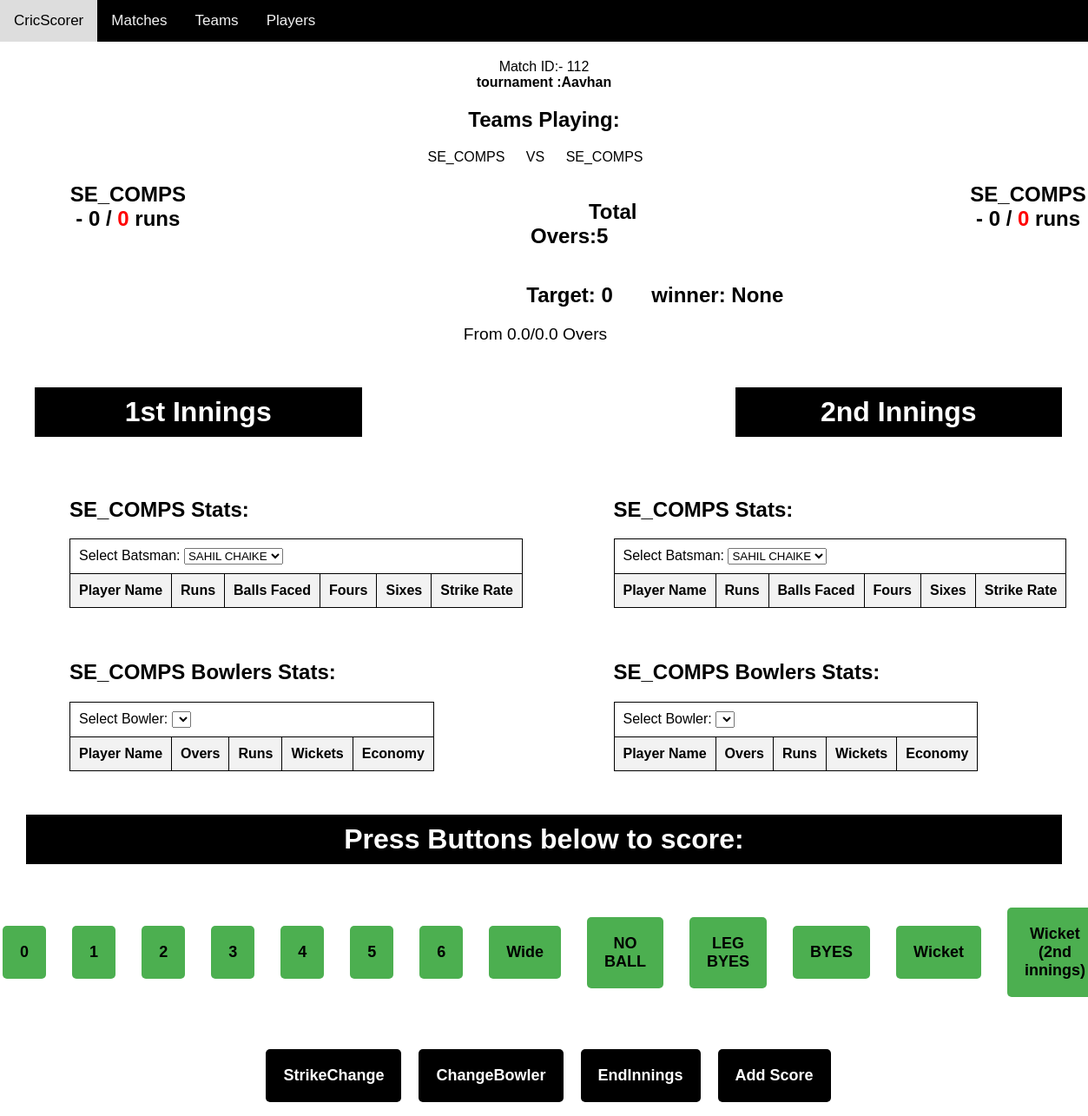
The page /scoring/112/ on the database as committed earlier.
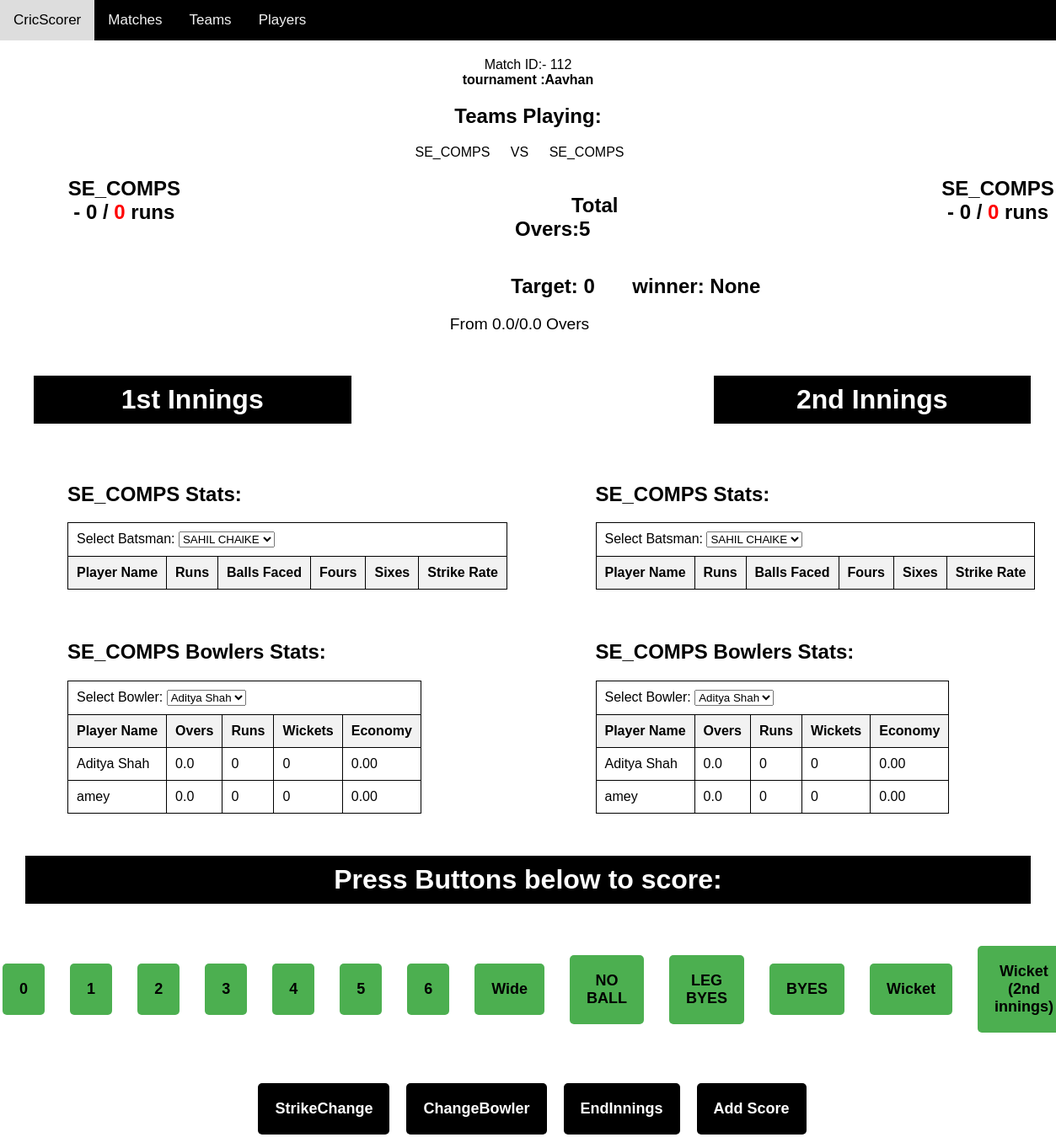
The same page on the database as committed later.
### scoring/models.py (models this page shows, shortened)
class Makematch(models.Model):
    tournament_name = models.ForeignKey(
        Tournament, on_delete=models.CASCADE, blank=True, default=0)
    team_1 = models.ForeignKey(
        Team, related_name="team_1", on_delete=models.CASCADE)
    team_2 = models.ForeignKey(
        Team, related_name="team_2", on_delete=models.CASCADE)
    overs=models.IntegerField(default=5,null=True)
    team_a_score = models.IntegerField(default=0)
    team_b_score = models.IntegerField(default=0)
    winner = models.ForeignKey(
        Team, related_name='winner', on_delete=models.CASCADE, null=True, blank=True)

class Tournament(models.Model):
    name = models.CharField(max_length=200, null=True)
    start_date = models.DateTimeField(null=True)
    end_date = models.DateTimeField(null=True)
    location = models.CharField(max_length=200, null=True)
    teams = models.ManyToManyField(
        'Team', blank=True, related_name='tournaments')
    def __str__(self):
        return self.name

class Team(models.Model):
    name = models.CharField(max_length=200, unique=True)
    captian_name = models.CharField(max_length=200, null=True)
    def __str__(self):
        return self.name

class Player(models.Model):
    BATSMAN = 'Batsman'
    BOWLER = 'Bowler'
    ROLE_CHOICES = [
        (BATSMAN, 'Batsman'),
        (BOWLER, 'Bowler'),
    ]
    name = models.CharField(max_length=100)
    team = models.ForeignKey(Team, on_delete=models.CASCADE)
    captain = models.BooleanField(default=False)
    role = models.CharField(max_length=7, choices=ROLE_CHOICES, default=BATSMAN)
    class Meta:
        unique_together = ('name', 'team',)

### scoring/views.py (the view)
# urls.py: path('', include('scoring.urls')),
def scoring(request, match_id):
    request.session['clear_storage'] = True
    match = get_object_or_404(Makematch, id=match_id)
    tournaments = Tournament.objects.all()
    team_a = match.team_1
    team_b = match.team_2
    overs=match.overs
    team_a_batters = Player.objects.filter(team=team_a)
    team_b_batters = Player.objects.filter(team=team_b)
    team_a_bowlers = Player.objects.filter(team=team_a, role='Bowler')
    team_b_bowlers = Player.objects.filter(team=team_b,role='Bowler')
    tournaments = match.tournament_name
    teams = Team.objects.all()
    context = {'tournaments': tournaments,
               'team_a': team_a,
               'team_b': team_b,
               'match': match,
               'team_a_batters': team_a_batters,
               'team_b_batters': team_b_batters,
               'team_a_bowlers': team_a_bowlers,
               'team_b_bowlers': team_b_bowlers,
               'tournaments': tournaments,
               'overs':overs
               }
    return render(request, 'scoring/Scoring.html', context)

### scoring/templates/scoring/Scoring.html (shortened to what this page needs)
{% load static %}
<!DOCTYPE html>
<html>
  <head>
    <link
      rel="stylesheet"
      type="text/css"
      href="{% static 'scoring/scoring.css' %}"
    />
  </head>
  <body>
    <nav class="navbar">
      <a class="active" href="{% url 'score'%}">CricScorer</a>
      <a href="#">Matches</a>
      <a href="#">Teams</a>
      <a href="#">Players</a>
    </nav>
    <div id="teams">
      <div id="Matchid" data-match-id="{{ match.id }}">
        Match ID:- {{match.id}}
        <br />
        <span name="tournament_name" id="tournament_name"
          >tournament :{{tournaments}}</span
        >
      </div>
      <h2>Teams Playing:</h2>
      <ul>
        <li>{{ match.team_1 }}</li>
        <li>VS</li>
        <li>{{ match.team_2 }}</li>
      </ul>
    </div>
    <div id="teams">
      <ul style="display: flex; ">
        <li style="margin-right: 30%; margin-left: 5%; font-weight: bold; font-size: x-large ;">
          <span name="team-a-name" id="team-a-name">{{ match.team_1 }}</span> -
          <span name="team-a-runs" id="team-a-runs">0</span><span> /</span>
          <span id="team-a-wickets">0</span> runs
        </li>
        <li>
          <h2 ><span style="margin-left: 100px;">Total Overs:</span><span id="Overs">{{match.overs}}</span></h2>
        </li>
        <li style="margin-left: 30%; font-weight: bold; font-size: x-large ;">
          <span name="team-b-name" id="team-b-name">{{ match.team_2 }}</span> -
          <span name="team-b-runs" id="team-b-runs">0</span> <span> /</span>
          <span id="team-b-wickets">0</span> runs
        </li>
      </ul>
    </div>
    <span style="padding-left: 42%; font-weight: bold; font-size: x-large; margin-left: 80px;">Target: <span id="Target">0</span></span>
    <span style="padding-left: 40px; font-weight: bold; font-size: x-large;">winner: <span id="winner_id">None</span></span>
    <div id="overs">
      <ul>
        <li style="font-size: larger;">From 0.0/0.0 Overs</li>
      </ul>
    </div>
<div style="display: flex;">
  <h1 style="margin-right: 50vh; margin-left: 5vh;">1st Innings</h1>
  <h1>2nd Innings</h1>
</div>
<div class="container">
  <div id="batters-container-a" class="batters-container" >
    <h2>{{team_a}} Stats:</h2>
    <table>
      <tr>
        <td colspan="6">
          <label for="batsman-select">Select Batsman:</label>
          <select name="batsman-select-a" id="batsman-select-a">
            {% for batter in team_a_batters %}
            <option value="{{ batter.name }}">{{ batter.name }}</option>
            {% endfor %}
          </select>
        </td>
      </tr>
      <tr>
        <th>Player Name</th>
        <th>Runs</th>
        <th>Balls Faced</th>
        <th>Fours</th>
        <th>Sixes</th>
        <th>Strike Rate</th>
      </tr>
    </table>
  </div>
      <div id="batters-container-b"  class="batters-container">
        <h2>{{team_b}} Stats:</h2>
        <table>
          <tr>
            <td colspan="6">
              <label for="batsman-select">Select Batsman:</label>
              <select name="batsman-select-b" id="batsman-select-b">
                {% for batter in team_b_batters %}
                <option value="{{ batter.name }}">{{ batter.name }}</option>
                {% endfor %}
              </select>
            </td>
          </tr>
          <tr>
            <th>Player Name</th>
            <th>Runs</th>
            <th>Balls Faced</th>
            <th>Fours</th>
            <th>Sixes</th>
            <th>Strike Rate</th>
          </tr>
        </table>
    </div>
    <div id="bowlers-container-b"  class="batters-container">
      <h2>{{team_b}} Bowlers Stats:</h2>
      <table>
        <tr>
          <td colspan="6">
            <label for="bowler-select">Select Bowler:</label>
            <select name="bowler-select-a" id="bowler-select-a">
              {% for bowler in team_b_bowlers %}
              <option value="{{ bowler.name }}">{{ bowler.name }}</option>
              {% endfor %}
            </select>
          </td>
        </tr>
        <tr>
          <th>Player Name</th>
          <th>Overs</th>
          <th>Runs</th>
          <th>Wickets</th>
          <th>Economy</th>
        </tr>
        <tbody>
          {% for bowler in team_b_bowlers %}
          <tr class="bowler-row" data-bowler-name="{{ bowler.name }}">
            <td>{{ bowler.name }}</td>
            <td class="bowler-overs">0.0</td>
            <td class="bowler-runs">0</td>
            <td class="bowler-wickets">0</td>
            <td class="bowler-economy">0.00</td>
          </tr>
          {% endfor %}
        </tbody>
      </table>
  </div>
  <div id="batters-container-b'"  class="batters-container">
    <h2>{{team_a}} Bowlers Stats:</h2>
    <table>
      <tr>
        <td colspan="6">
          <label for="bowler-select">Select Bowler:</label>
          <select name="bowler-select-b" id="bowler-select-b">
            {% for bowler in team_a_bowlers %}
            <option value="{{ bowler.name }}">{{ bowler.name }}</option>
            {% endfor %}
          </select>
        </td>
      </tr>
      <tr>
        <th>Player Name</th>
        <th>Overs</th>
        <th>Runs</th>
        <th>Wickets</th>
        <th>Economy</th>
      </tr>
      <tbody>
        {% for bowler in team_a_bowlers %}
        <tr class="bowler-row-b" data-bowler-name="{{ bowler.name }}">
          <td>{{ bowler.name }}</td>
          <td class="bowler-overs">0.0</td>
          <td class="bowler-runs">0</td>
          <td class="bowler-wickets">0</td>
          <td class="bowler-economy">0.00</td>
        </tr>
        {% endfor %}
      </tbody>
    </table>
</div>
  </div>
      <div class="container" style="display: flex;">
      <h1 style=" text-align: center;">Press Buttons below to score:</h1>
      </div>
      <div id="score-buttons"  style="justify-content: center;">
        <button id="score-btn" onclick="score(0)">0</button>
        <button  id="score-btn" onclick="score(1)">1</button>
        <button  id="score-btn" onclick="score(2)">2</button>
        <button id="score-btn" onclick="score(3)">3</button>
        <button id="score-btn" onclick="score(4)">4</button>
        <button id="score-btn" onclick="score(5)">5</button>
        <button id="score-btn" onclick="score(6)">6</button>
        <button  onclick="widenNoball()">Wide</button>
        <button onclick="widenNoball()">NO BALL</button>
        <button id="score-btn" onclick="legbyes()">LEG BYES</button>
        <button id="score-btn" onclick="legbyes()">BYES</button>
        <button id="wicket-btn1" onclick="wicket(1)">Wicket </button>
        <button id="wicket-btn2" onclick="wicket(2)" >Wicket (2nd innings)</button>
    </div>
    <div id="editing-buttons">
      <button id="strike-change-btn" >StrikeChange</button>
      <button id="bowler-change-btn" >ChangeBowler</button>
      <button onclick="displayWinner()">EndInnings</button>
      <button id="add-score-button">Add Score</button>
    </div>
  </body>
</html>

### scoring/static/scoring/scoring.css (style rules this page uses)
body { font-family: Arial, sans-serif; margin: 0; padding: 0; }
.navbar { background-color: black; overflow: hidden; }
.navbar a { float: left; display: block; color: #f2f2f2; text-align: center; padding: 14px 16px; text-decoration: none; font-size: 17px; }
.active { background-color: #4caf50; color: white; }
h1 { text-align: center; }
#teams { margin: 20px; text-align: center; }
#teams ul { list-style: none; padding: 0; margin: 0; display: inline-block; }
#teams li { display: inline-block; margin-right: 20px; }
#overs { margin: 20px; text-align: center; }
#overs ul { list-style: none; padding: 0; margin: 0; display: inline-block; }
#overs li { display: inline-block; margin-right: 20px; }
#team-a-runs, #team-b-runs { font-weight: bold; }
#team-a-wickets, #team-b-wickets { color: red; }
.batters-container { width: 50%; padding: 20px; box-sizing: border-box; float: left; }
.batters-container table { border-collapse: collapse; margin-left: 60px; }
.batters-container th, .batters-container td { border: 1px solid black; padding: 10px; }
.batters-container th { background-color: #f2f2f2; }
.batters-container h2 { margin-left: 60px; }
.container { display: flex; flex-wrap: wrap; }
h1 { text-align: center; width: 100%; padding: 10px; background-color: black; color: #fff; margin: 30px; }
#score-buttons { display: flex; justify-content: center; align-items: center; gap: 10px; margin-top: 20px; }
#score-buttons button { padding: 20px; border: none; border-radius: 5px; font-size: 18px; font-weight: bold; background-color: #4caf50; color: black; cursor: pointer; margin-left: 20px; }
#editing-buttons { display: flex; justify-content: center; align-items: center; gap: 10px; margin-top: 60px; }
#editing-buttons button { padding: 20px; border: none; border-radius: 5px; font-size: 18px; font-weight: bold; background-color: black; color: white; cursor: pointer; margin-left: 10px; }

### scoring/templates/scoring/Scoring.html (style rules this page uses)
#tournament_name { font-weight: bold; }

Rows that differ between the two databases and show on the page:
added Player: name "Aditya Shah"
added Player: name "amey"
Other text that changed with them:
form field bowler-select-a: (not shown) → "Aditya Shah"
form field bowler-select-b: (not shown) → "Aditya Shah"
